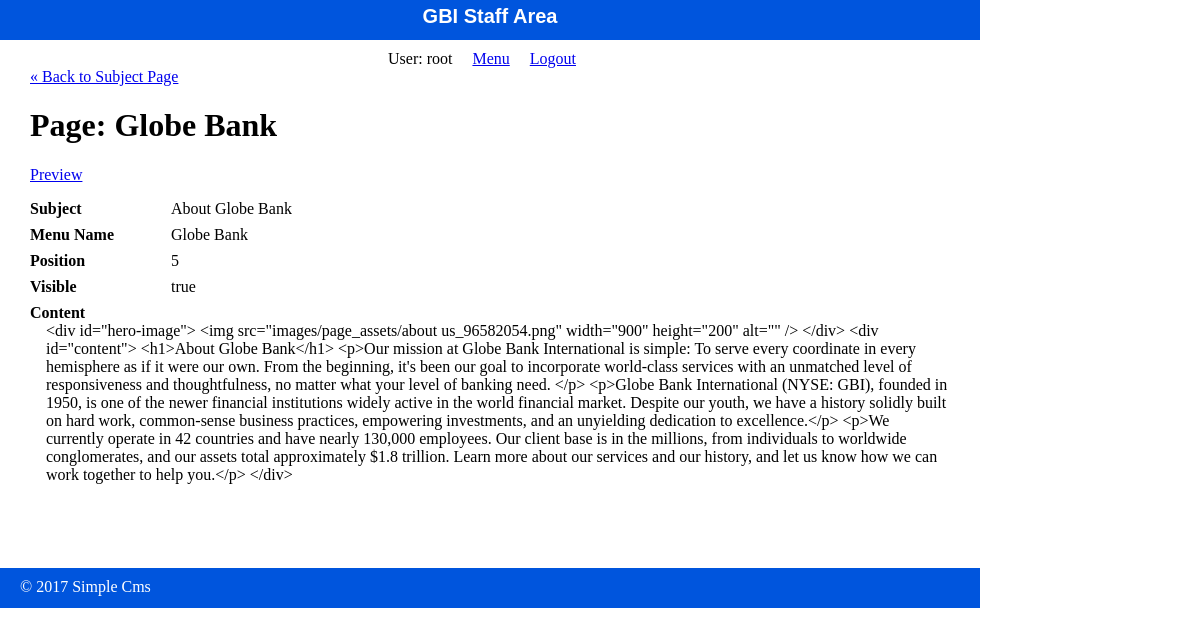
The app's page /staff/pages/show.php (signed in) with its own data.
### tables this page shows
CREATE TABLE `pages` (
  `id` int(11) NOT NULL,
  `subject_id` int(11) DEFAULT NULL,
  `menu_name` varchar(255) DEFAULT NULL,
  `position` int(3) DEFAULT NULL,
  `visible` tinyint(1) DEFAULT NULL,
  `content` text
);

CREATE TABLE `subjects` (
  `id` int(11) NOT NULL,
  `menu_name` varchar(255) DEFAULT NULL,
  `position` int(3) DEFAULT NULL,
  `visible` tinyint(1) DEFAULT NULL
);

### private/database.php (called while the page is built, shortened)
<?php
  function db_escape($connection, $string) {
    return mysqli_real_escape_string($connection, $string);
  }
?>

### private/query_functions.php (called while the page is built, shortened)
<?php
  function find_subject_by_id($id, $options=[]) {
    global $db;
    $visible = $options['visible'] ?? false;
    $sql = "SELECT * FROM subjects ";
    $sql .= "WHERE id='" . db_escape($db, $id) . "' ";
    $result = mysqli_query($db, $sql);
    $subject = mysqli_fetch_assoc($result);
    return $subject;
  }
  function find_page_by_id($id, $options=[]) {
    global $db;
    $visible = $options['visible'] ?? false;
    $sql = "SELECT * FROM pages ";
    $sql .= "WHERE id='" . db_escape($db, $id) . "' ";
    $result = mysqli_query($db, $sql);
    $page = mysqli_fetch_assoc($result);
    return $page;
  }
?>

### private/functions.php (called while the page is built, shortened)
<?php
function url_for($script_path) {
  return WWW_ROOT . $script_path;
}
function u($string="") {
  return urlencode($string);
}
function h($string="") {
  return htmlspecialchars($string);
}
?>

### public/staff/pages/show.php (the view, shortened to what this page needs)
<?php
$id = $_GET['id'] ?? '1';
$page = find_page_by_id($id);
$subject = find_subject_by_id($page['subject_id']);
?>
<?php include(SHARED_PATH . '/staff_header.php'); ?>
<div id="content">
  <a class="back-link" href="<?php echo url_for('/staff/subjects/show.php?id=' . h(u($subject['id']))); ?>">&laquo; Back to Subject Page</a>
  <div class="page show">
    <h1>Page: <?php echo h($page['menu_name']); ?></h1>
    <div class="actions">
      <a class="action" href="<?php echo url_for('/index.php?id=' . h(u($page['id'])) . '&preview=true'); ?>" target="_blank">Preview</a>
    </div>
    <div class="attributes">
      <dl>
        <dt>Subject</dt>
        <dd><?php echo h($subject['menu_name']); ?></dd>
      </dl>
      <dl>
        <dt>Menu Name</dt>
        <dd><?php echo h($page['menu_name']); ?></dd>
      </dl>
      <dl>
        <dt>Position</dt>
        <dd><?php echo h($page['position']); ?></dd>
      </dl>
      <dl>
        <dt>Visible</dt>
        <dd><?php echo $page['visible'] == '1' ? 'true' : 'false'; ?></dd>
      </dl>
      <dl>
        <dt>Content</dt>
        <dd><?php echo h($page['content']); ?></dd>
      </dl>
    </div>
  </div>
</div>
<?php include(SHARED_PATH . '/staff_footer.php'); ?>

### public/stylesheets/staff.css (style rules this page uses)
html { height: 100%; width: 100%; }
body { height: 980px; width: 100%; margin: 0; padding: 0; }
#content { width: 920px; min-height: 500px; padding: 0 30px; }
.actions { margin-bottom: 1em; }
dl { clear: both; overflow: hidden; margin: 0.5em 0; }
dt { float: left; font-weight: bold; width: 125px; }
dd { float: left; margin-left: 1em; }

### records on screen
pages: menu_name "Globe Bank", position "5", content "<div id=\"hero-image\"> <img src=\"images/page_assets/about us_96582054.png\" width=\"900\" height=\"200\" alt=\"\" /> </div> <div id=\"content\"> <h1>About Globe Bank</h1> <p>Our mission at Globe Bank International is simple: To serve every coordinate in every hemisphere as if it were our own. From the beginning, it's been our goal to incorporate world-class services with an unmatched level of responsiveness and thoughtfulness, no matter what your level of banking need. </p> <p>Globe Bank International (NYSE: GBI), founded in 1950, is one of the newer financial institutions widely active in the world financial market. Despite our youth, we have a history solidly built on hard work, common-sense…"
subjects: menu_name "About Globe Bank"

### other values on screen
$_SESSION['username'] "root"
